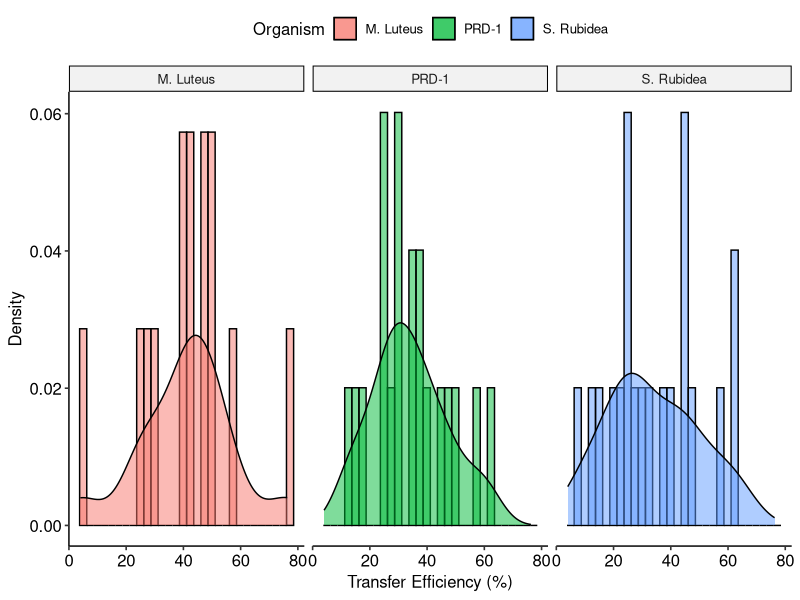
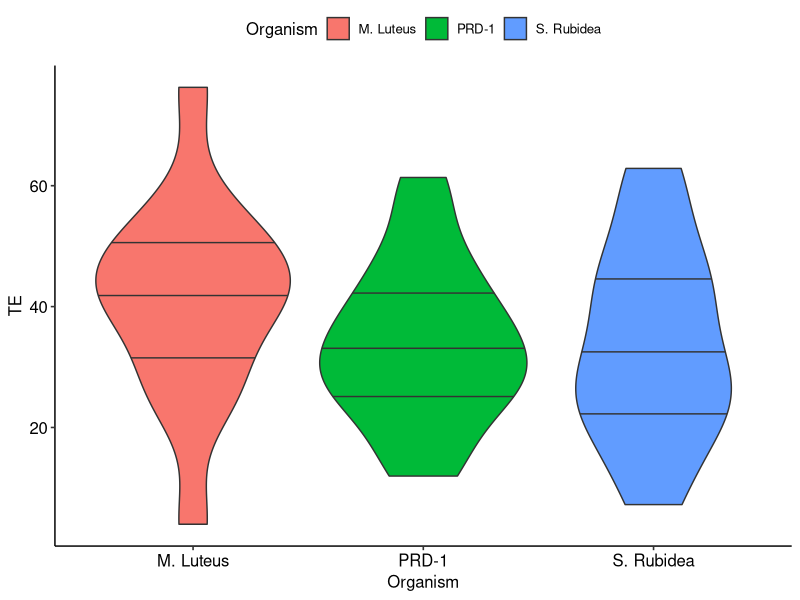

Source code (R) for these figures, in order: (Note: this script raises an error after producing the figures.)
rusin<-read.csv('rusin_mouthte.csv')


require(ggplot2)
require(ggpubr)

#overall distribution of TE
ggplot(rusin)+geom_histogram(aes(x=TE,y=..density..,fill=Organism),color="black",binwidth=,alpha=0.5)+
  geom_density(aes(x=TE,fill=Organism),alpha=0.5)+
  scale_x_continuous(name="Transfer Efficiency (%)")+
  scale_y_continuous(name="Density")+
  geom_vline(xintercept=mean(rusin$TE.),linetype="solid",color="red",size=1)+
  geom_vline(xintercept=(mean(rusin$TE.)+2*sd(rusin$TE.)),linetype="dashed",color="red")+
  geom_vline(xintercept=(mean(rusin$TE.)-2*sd(rusin$TE.)),linetype="dashed",color="red")+
  theme_pubr()+
  facet_wrap(~Organism)

ggplot(rusin)+geom_violin(aes(x=Organism,y=TE,fill=Organism),draw_quantiles = c(0.25,0.5,0.75))+
  theme_pubr()

#relationship between TE and inoculation concentration?
ggplot(rusin)+geom_point(aes(x=rusin$X5ul.Innoculum.log10,y=rusin$TE.))
